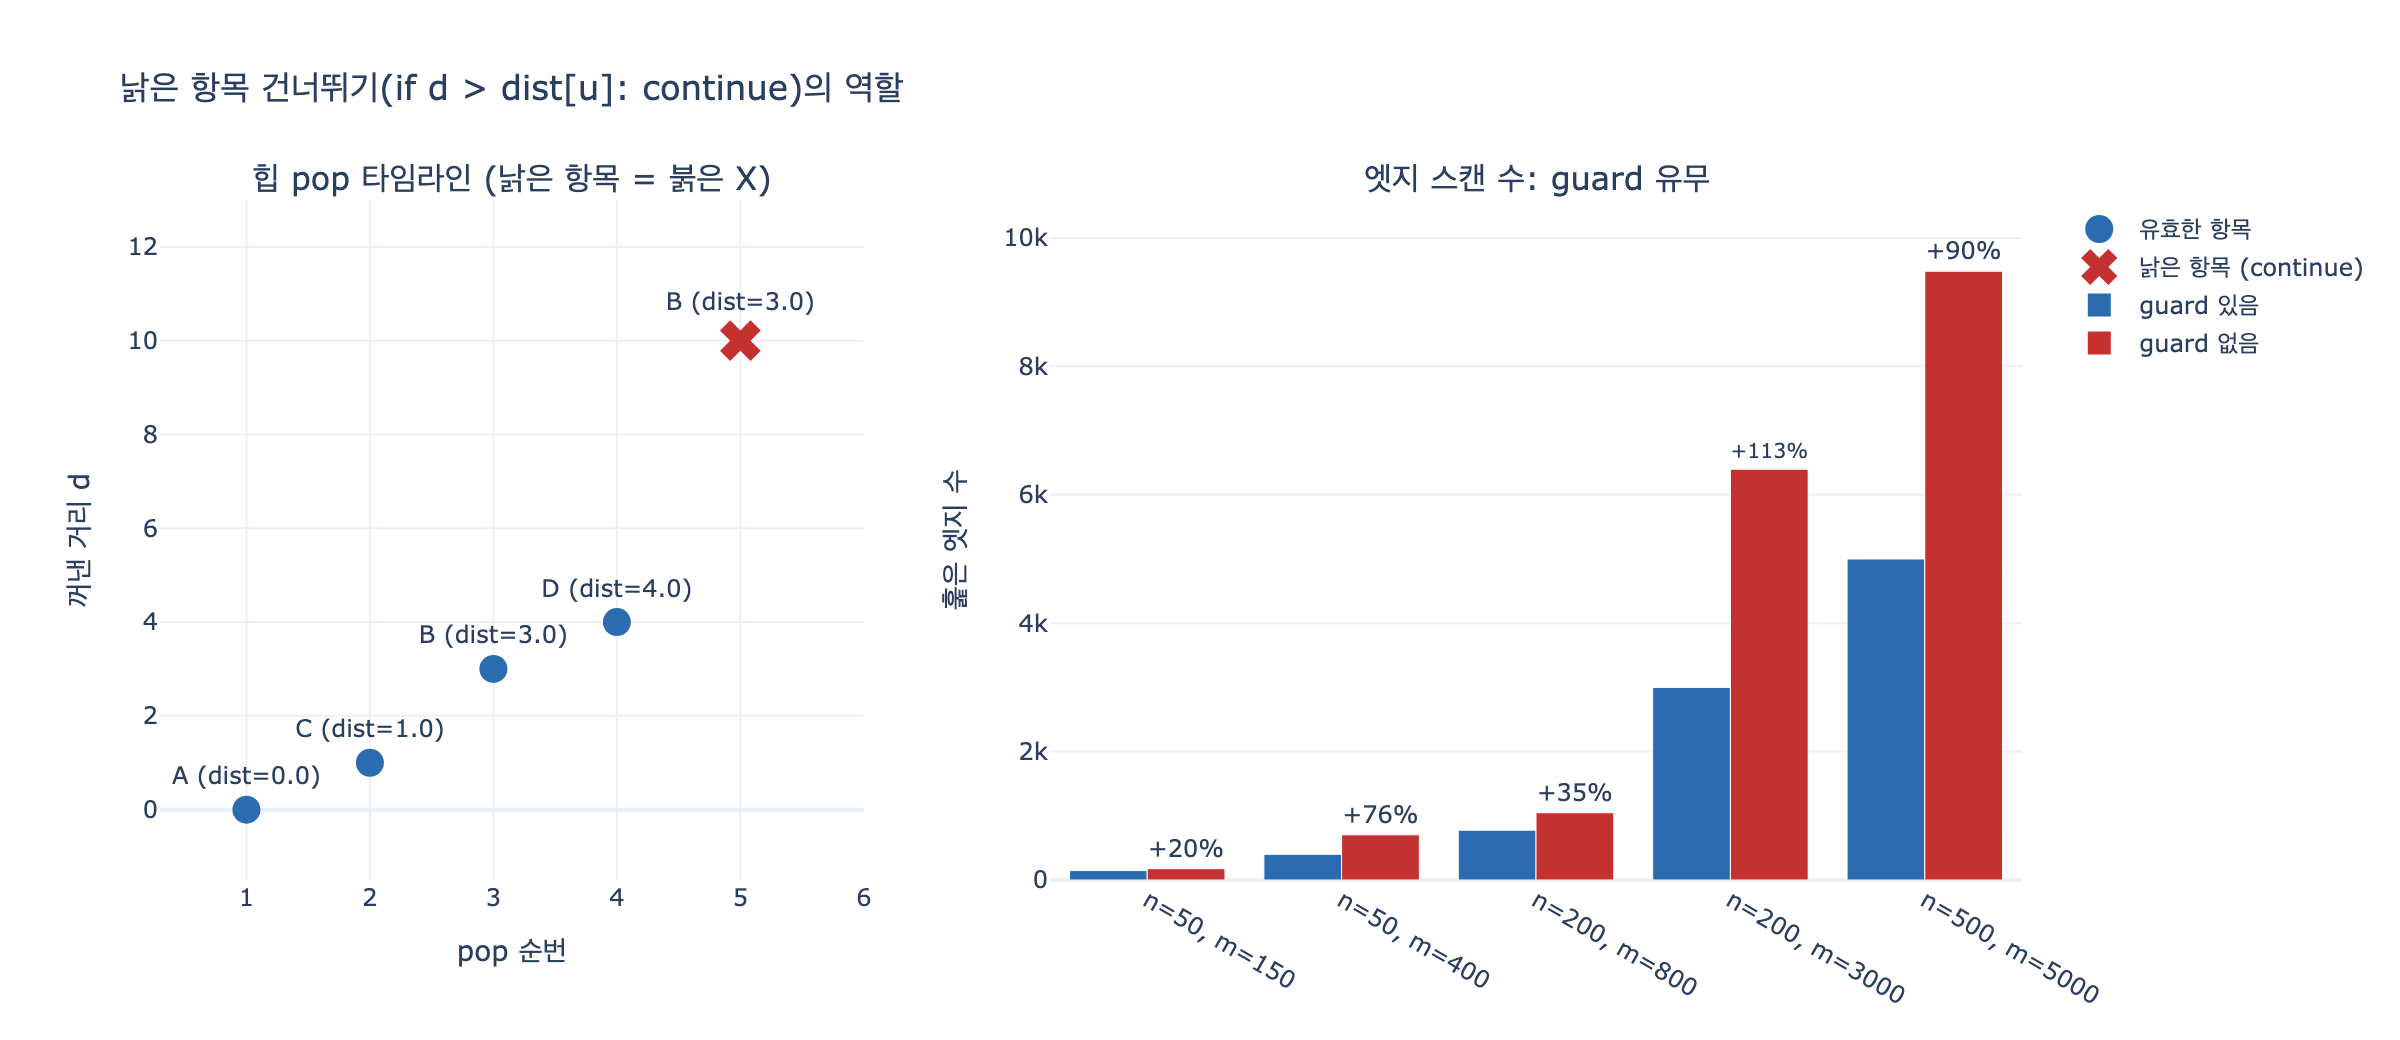

This chart was generated by the following Python code:
# 필요 패키지: plotly, kaleido  (pip install plotly kaleido)
# %% [markdown]
# # 다익스트라의 `if d > dist.get(u, inf): continue`
#
# 7장 `ex3_weights.py`의 다익스트라에는 이런 두 줄이 있다.
#
# ```python
# d, u = heapq.heappop(pq)
# if d > dist.get(u, float("inf")):
#     continue
# ```
#
# 이 검사는 **이미 더 짧은 거리로 확정된 노드의 «낡은 항목»(stale entry)을 건너뛰기** 위한 것이다.
# 큐에 같은 노드를 여러 번 밀어 넣는 구현(=lazy insertion)에서만 필요한 검사다.
#
# ## 왜 중복이 생기나
#
# 교과서 다익스트라는 우선순위 큐에 노드를 하나씩만 두고,
# 더 짧은 거리를 찾으면 그 항목의 키를 낮춘다(**decrease-key**).
#
# $$\text{dist}[v] \leftarrow \text{dist}[u] + w(u,v) \quad\Rightarrow\quad \text{DecreaseKey}(Q, v, \text{dist}[v])$$
#
# 그런데 파이썬 `heapq`에는 decrease-key가 없다. 힙 안의 임의 원소를 찾으려면 $O(n)$이고,
# 위치를 따로 관리하는 인덱스드 힙을 직접 짜야 한다.
# 그래서 실무 구현은 대부분 **키를 낮추는 대신 새 항목을 하나 더 push**한다.
#
# $$\text{push}(Q, (\text{dist}[v],\, v)) \quad\text{— 기존 } (\text{old},\, v) \text{ 는 힙에 그대로 남는다}$$
#
# 남은 `(old, v)`가 **낡은 항목**이다. `old > dist[v]`이므로 힙에서 나중에 나오고,
# 나올 때는 이미 `v`가 더 짧은 거리로 확정된 뒤다. 그래서 그냥 버려야 한다.
# `d > dist.get(u, inf)` 가 정확히 "내가 들고 나온 거리가 지금 알려진 최단보다 크다 = 나는 낡았다"는 판정이다.

# %%
import heapq
import random
from collections import defaultdict


def _show(fig):
    try:
        from IPython import get_ipython

        if get_ipython() is not None:  # VSCode 셀/Jupyter에서만 렌더링
            fig.show()
    except ImportError:
        pass


INF = float("inf")

# 낡은 항목이 반드시 생기는 최소 그래프.
#   A --10--> B      (B를 먼저 10으로 발견)
#   A --1--> C --2--> B   (나중에 B를 3으로 다시 발견)
EDGES = [("A", "B", 10), ("A", "C", 1), ("C", "B", 2), ("B", "D", 1)]
print("엣지:", EDGES)
# 출력: 엣지: [('A', 'B', 10), ('A', 'C', 1), ('C', 'B', 2), ('B', 'D', 1)]

# %% [markdown]
# ## 1. 낡은 항목이 힙에 남는 과정을 눈으로 보기
#
# 힙에서 꺼낼 때마다 `(꺼낸 거리 d, 노드 u, 현재 dist[u])`를 찍는다.
# `d > dist[u]`인 순간이 낡은 항목이다.

# %%
def dijkstra_traced(edges, start, guard=True, directed=True):
    """guard=False 로 두면 낡은 항목 검사를 생략한다. trace 로그를 함께 반환."""
    adj = defaultdict(list)
    for a, b, w in edges:
        adj[a].append((b, w))
        if not directed:
            adj[b].append((a, w))

    dist = {start: 0.0}
    pq = [(0.0, start)]
    trace = []          # (pop 순번, d, u, dist[u], 낡음 여부)
    pushes = 0          # 힙에 밀어 넣은 횟수
    pops = 0            # 힙에서 꺼낸 횟수
    expansions = 0      # 실제로 이웃을 훑은 횟수(= 노드 전개)
    scans = 0           # 훑은 엣지 수

    while pq:
        d, u = heapq.heappop(pq)
        pops += 1
        stale = d > dist.get(u, INF)
        trace.append((pops, d, u, dist.get(u, INF), stale))
        if guard and stale:
            continue
        expansions += 1
        for v, w in adj[u]:
            scans += 1
            nd = d + w
            if nd < dist.get(v, INF):
                dist[v] = nd
                heapq.heappush(pq, (nd, v))
                pushes += 1

    stats = dict(pushes=pushes, pops=pops, expansions=expansions, scans=scans)
    return dist, trace, stats


dist_on, trace_on, stats_on = dijkstra_traced(EDGES, "A", guard=True)

print("pop 순서 (guard 있음)")
for i, d, u, cur, stale in trace_on:
    mark = "  <-- 낡은 항목, continue" if stale else ""
    print(f"  {i}: pop d={d:>4} u={u}  dist[{u}]={cur}{mark}")
print("dist =", dist_on)
print("stats =", stats_on)
# 출력: pop 순서 (guard 있음)
# 출력:   1: pop d= 0.0 u=A  dist[A]=0.0
# 출력:   2: pop d= 1.0 u=C  dist[C]=1.0
# 출력:   3: pop d= 3.0 u=B  dist[B]=3.0
# 출력:   4: pop d= 4.0 u=D  dist[D]=4.0
# 출력:   5: pop d=10.0 u=B  dist[B]=3.0  <-- 낡은 항목, continue
# 출력: dist = {'A': 0.0, 'B': 3.0, 'C': 1.0, 'D': 4.0}
# 출력: stats = {'pushes': 4, 'pops': 5, 'expansions': 4, 'scans': 4}

# %% [markdown]
# 5번째 pop이 바로 그 낡은 항목이다.
# `A→B` 직행 10으로 B를 처음 발견해 `(10, B)`를 push했는데,
# 그 뒤 `A→C→B`로 3이 나와 `(3, B)`를 다시 push했다.
# `(10, B)`는 힙에서 지우지 못했으니 그대로 남아 마지막에 나온다.
# 이때 `dist[B]`는 이미 3으로 확정되어 있으므로 $10 > 3$ → `continue`.
#
# 참고로 `pops(5) > pushes(4) + 1`이 아니라 `pops = pushes + 1`(시작 노드 push 포함)인데,
# **push 횟수가 노드 수(4)보다 많다**는 점이 중복 삽입의 흔적이다.

# %% [markdown]
# ## 2. guard를 빼면 어떻게 되나 — 틀리는가, 느려지는가
#
# 가중치가 모두 음이 아니면 **결과는 여전히 맞다**.
# 낡은 항목으로 전개해도 $d_{\text{stale}} > \text{dist}[u]$이므로
# $$d_{\text{stale}} + w(u,v) > \text{dist}[u] + w(u,v) \ge \text{dist}[v]$$
# 가 되어 `nd < dist[v]` 조건을 통과하지 못한다. 즉 덮어쓰기가 일어나지 않는다.
#
# 대신 **이웃을 한 번 더 훑는 헛일**을 한다. guard는 정확성 장치가 아니라
# "이미 끝난 노드를 다시 전개하지 않는다"는 **비용 장치**다.
# (책 코드가 `nd = d + c`로 pop해 온 `d`를 쓰기 때문에 이 안전성이 성립한다.
#  `nd = dist[u] + c`로 바꿔 쓰면 guard 없이도 값은 같지만 재전개가 연쇄되어 더 나빠진다.)

# %%
dist_off, trace_off, stats_off = dijkstra_traced(EDGES, "A", guard=False)
print("dist 동일?", dist_on == dist_off, dist_off)
print("guard 있음:", stats_on)
print("guard 없음:", stats_off)
# 출력: dist 동일? True {'A': 0.0, 'B': 3.0, 'C': 1.0, 'D': 4.0}
# 출력: guard 있음: {'pushes': 4, 'pops': 5, 'expansions': 4, 'scans': 4}
# 출력: guard 없음: {'pushes': 4, 'pops': 5, 'expansions': 5, 'scans': 5}

# %% [markdown]
# ## 3. 규모가 커지면 낭비도 커진다
#
# 무작위 그래프에서 guard 유무에 따른 **엣지 스캔 수**를 비교한다.
# 낡은 항목은 노드를 발견한 뒤 더 짧은 길을 찾을 때마다 하나씩 쌓이므로,
# 밀도가 높을수록(간선이 많을수록) 헛일도 늘어난다.

# %%
def random_graph(n, m, seed=0):
    rnd = random.Random(seed)
    nodes = [f"n{i}" for i in range(n)]
    edges = []
    for _ in range(m):
        a, b = rnd.sample(nodes, 2)
        edges.append((a, b, rnd.randint(1, 50)))
    return nodes, edges


rows = []
for n, m in [(50, 150), (50, 400), (200, 800), (200, 3000), (500, 5000)]:
    nodes, edges = random_graph(n, m, seed=7)
    d1, _, s_on = dijkstra_traced(edges, nodes[0], guard=True)
    d2, _, s_off = dijkstra_traced(edges, nodes[0], guard=False)
    assert d1 == d2, "결과는 같아야 한다"
    stale = s_on["pops"] - s_on["expansions"]
    rows.append(
        dict(
            label=f"n={n}, m={m}",
            pops=s_on["pops"],
            stale=stale,
            scans_on=s_on["scans"],
            scans_off=s_off["scans"],
            waste_pct=100.0 * (s_off["scans"] - s_on["scans"]) / max(s_on["scans"], 1),
        )
    )

for r in rows:
    print(
        f"{r['label']:>14} | pop {r['pops']:>5} | 낡은항목 {r['stale']:>4} "
        f"| 스캔 guard {r['scans_on']:>5} / no-guard {r['scans_off']:>5} "
        f"| 추가비용 +{r['waste_pct']:.1f}%"
    )
# 출력:      n=50, m=150 | pop    60 | 낡은항목   11 | 스캔 guard   147 / no-guard   176 | 추가비용 +19.7%
# 출력:      n=50, m=400 | pop    90 | 낡은항목   40 | 스캔 guard   400 / no-guard   704 | 추가비용 +76.0%
# 출력:     n=200, m=800 | pop   260 | 낡은항목   66 | 스캔 guard   776 / no-guard  1048 | 추가비용 +35.1%
# 출력:    n=200, m=3000 | pop   429 | 낡은항목  229 | 스캔 guard  3000 / no-guard  6398 | 추가비용 +113.3%
# 출력:    n=500, m=5000 | pop   947 | 낡은항목  447 | 스캔 guard  5000 / no-guard  9482 | 추가비용 +89.6%

# %% [markdown]
# `guard`가 있으면 스캔 수가 (도달 가능한) 엣지 수에 수렴한다 — 각 노드를 딱 한 번만 전개하므로.
# 없으면 낡은 항목만큼 노드를 재전개해 스캔이 최대 두 배 넘게 늘어난다.
#
# ## 4. 대안 — `visited` 집합
#
# 같은 목적을 집합으로도 달성할 수 있다. `dist` 비교 대신 "확정 표시"를 남기는 방식이다.
#
# ```python
# if u in done:
#     continue
# done.add(u)
# ```
#
# 음이 아닌 가중치에서 두 방식은 완전히 동등하다(전개 횟수도 같다).
# `d > dist[u]`는 별도 자료구조가 필요 없고, `done` 집합은 부동소수 비교를 피할 수 있다.
# 하지만 다음 절에서 보듯 **음수 간선이 섞이면 두 방식이 갈린다**.

# %%
def dijkstra_visited(edges, start, directed=True):
    adj = defaultdict(list)
    for a, b, w in edges:
        adj[a].append((b, w))
        if not directed:
            adj[b].append((a, w))
    dist = {start: 0.0}
    done = set()
    pq = [(0.0, start)]
    scans = 0
    while pq:
        d, u = heapq.heappop(pq)
        if u in done:          # d > dist[u] 검사와 같은 역할
            continue
        done.add(u)
        for v, w in adj[u]:
            scans += 1
            nd = d + w
            if nd < dist.get(v, INF):
                dist[v] = nd
                heapq.heappush(pq, (nd, v))
    return dist, scans


nodes, edges = random_graph(200, 3000, seed=7)
dA, _, sA = dijkstra_traced(edges, nodes[0], guard=True)
dB, sB = dijkstra_visited(edges, nodes[0])
print("두 방식 결과 동일?", dA == dB, "| 스캔", sA["scans"], sB)
# 출력: 두 방식 결과 동일? True | 스캔 3000 3000

# %% [markdown]
# ## 5. 음수 간선 — `d > dist[u]`와 `visited`가 갈리는 지점
#
# 음수 간선이 있으면 "먼저 pop된 노드는 확정"이라는 다익스트라의 전제가 깨진다.
# 이때 두 guard의 성격 차이가 드러난다.
#
# * `if d > dist[u]: continue` — **거리 기준** 판정이다. 나중에 `dist[u]`가 더 낮아지면
#   그 시점에 `(새 거리, u)`가 새로 push되고, 그 항목은 `d == dist[u]`이므로 낡지 않았다.
#   그래서 노드가 **다시 전개된다**. 결과적으로 SPFA(Bellman–Ford 큐 버전)처럼 동작해
#   음수 간선이 있어도 (음수 사이클이 없으면) 답을 스스로 고친다. 대신 최악에는 지수 시간.
# * `if u in done: continue` — **방문 기준** 판정이다. 한 번 전개한 노드는 두 번 다시 안 본다.
#   `dist[u]`가 뒤늦게 낮아져도 전파되지 않아 **하류 노드가 틀린 값에 갇힌다**.
#
# 아래 그래프: `A→B=2, A→C=1, C→D=1, D→B=-5, B→E=1`.
# `B`의 진짜 최단은 $1+1-5=-3$, `E`는 $-2$다.
# 하지만 `B`는 힙에서 먼저 $2$로 pop되어 `E=3`을 만들고,
# 그 뒤에야 `D`가 `B`를 $-3$으로 낮춘다.

# %%
NEG = [("A", "B", 2), ("A", "C", 1), ("C", "D", 1), ("D", "B", -5), ("B", "E", 1)]
d_dist, _, _ = dijkstra_traced(NEG, "A", guard=True)     # d > dist[u] 방식
d_none, _, _ = dijkstra_traced(NEG, "A", guard=False)    # guard 없음
d_seen, _ = dijkstra_visited(NEG, "A")                   # visited 집합 방식
print("정답            : B=-3, E=-2")
print("d > dist[u]     :", d_dist)
print("guard 없음      :", d_none)
print("visited 집합    :", d_seen, " <-- E 가 갱신되지 않았다" if d_seen.get("E") != -2 else "")
# 출력: 정답            : B=-3, E=-2
# 출력: d > dist[u]     : {'A': 0.0, 'B': -3.0, 'C': 1.0, 'D': 2.0, 'E': -2.0}
# 출력: guard 없음      : {'A': 0.0, 'B': -3.0, 'C': 1.0, 'D': 2.0, 'E': -2.0}
# 출력: visited 집합    : {'A': 0.0, 'B': -3.0, 'C': 1.0, 'D': 2.0, 'E': 3.0}  <-- E 가 갱신되지 않았다

# %% [markdown]
# 정리하면 `if d > dist.get(u, inf): continue`는
#
# 1. **낡은 항목을 버리는 정리 장치** — 중복 push를 허용한 대가를 pop 시점에 청산한다.
# 2. **각 노드를 한 번만 전개하게 만드는 비용 장치** — 음이 아닌 가중치에서 $O((V+E)\log V)$를 지킨다.
# 3. **거리 기준이라 자기 교정 여지가 남는 안전한 형태** — `visited` 집합보다 덜 공격적이다.
#
# 그리고 7장의 교훈과 같은 결이다 — **가중치의 «뜻»(거리인가 강도인가, 부호가 무엇인가)이
# 알고리즘의 전제를 정한다.** 친밀도를 그대로 넣으면 guard가 아무리 정확해도 답은 틀린다.

# %% [markdown]
# ## 6. 시각화
#
# 왼쪽: 최소 그래프의 pop 타임라인(낡은 항목을 붉게 표시).
# 오른쪽: 규모별 엣지 스캔 수 — guard 유무 비교.

# %%
import plotly.graph_objects as go
from plotly.subplots import make_subplots

fig = make_subplots(
    rows=1,
    cols=2,
    subplot_titles=("힙 pop 타임라인 (낡은 항목 = 붉은 X)", "엣지 스캔 수: guard 유무"),
    column_widths=[0.42, 0.58],
)

xs = [t[0] for t in trace_on]
ys = [t[1] for t in trace_on]
labels = [f"{t[2]} (dist={t[3]})" for t in trace_on]
fresh = [i for i, t in enumerate(trace_on) if not t[4]]
stale_i = [i for i, t in enumerate(trace_on) if t[4]]

fig.add_trace(
    go.Scatter(
        x=[xs[i] for i in fresh],
        y=[ys[i] for i in fresh],
        mode="markers+text",
        text=[labels[i] for i in fresh],
        textposition="top center",
        marker=dict(size=14, color="#2b6cb0", symbol="circle"),
        name="유효한 항목",
    ),
    row=1,
    col=1,
)
fig.add_trace(
    go.Scatter(
        x=[xs[i] for i in stale_i],
        y=[ys[i] for i in stale_i],
        mode="markers+text",
        text=[labels[i] for i in stale_i],
        textposition="top center",
        marker=dict(size=18, color="#c53030", symbol="x"),
        name="낡은 항목 (continue)",
    ),
    row=1,
    col=1,
)
fig.update_xaxes(title_text="pop 순번", row=1, col=1, dtick=1, range=[0.3, 6.0])
fig.update_yaxes(title_text="꺼낸 거리 d", row=1, col=1, range=[-1.5, 13])

fig.add_trace(
    go.Bar(
        x=[r["label"] for r in rows],
        y=[r["scans_on"] for r in rows],
        name="guard 있음",
        marker_color="#2b6cb0",
    ),
    row=1,
    col=2,
)
fig.add_trace(
    go.Bar(
        x=[r["label"] for r in rows],
        y=[r["scans_off"] for r in rows],
        name="guard 없음",
        marker_color="#c53030",
        text=[f"+{r['waste_pct']:.0f}%" for r in rows],
        textposition="outside",
    ),
    row=1,
    col=2,
)
fig.update_yaxes(title_text="훑은 엣지 수", row=1, col=2)
fig.update_layout(
    title_text="낡은 항목 건너뛰기(if d > dist[u]: continue)의 역할",
    barmode="group",
    template="plotly_white",
    height=520,
    width=1200,
)

_show(fig)

import os

out = os.path.join(os.path.dirname(os.path.abspath(__file__)), "expy.png")
fig.write_image(out, scale=2)
print("saved:", out)
# 출력: saved: .../expy.png
